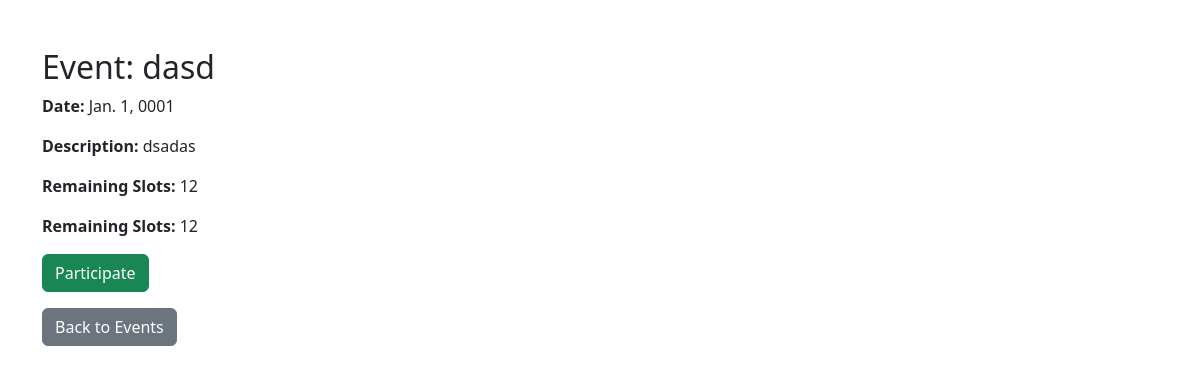
Page /events/7/ (signed in) on the committed database.
### Society/models.py (models this page shows, shortened)
class Event(models.Model):
    society = models.ForeignKey(Society, on_delete=models.CASCADE, related_name="events")
    title = models.CharField(max_length=255)
    description = models.TextField()
    date = models.DateField()
    venue = models.CharField(max_length=255)
    created_at = models.DateTimeField(auto_now_add=True)
    created_by = models.ForeignKey(CustomUser, on_delete=models.CASCADE)
    image = models.ImageField(upload_to='events/images/', blank=True, null=True)
    video = models.FileField(upload_to='events/videos/', blank=True, null=True)
    is_participating_event = models.BooleanField(default=False)
    max_participants = models.PositiveIntegerField(null=True, blank=True)
    participants = models.ManyToManyField(CustomUser, related_name="participating_events", blank=True)
    banned_participants = models.ManyToManyField(CustomUser, related_name='banned_events', blank=True)
    def remaining_slots(self):
        if self.is_participating_event:
            return self.max_participants - self.participants.count()
        return None

### Society/views.py (the view)
# urls.py: path('events/<int:event_id>/', sviews.event_detail, name='event_detail'),
@login_required
def event_detail(request, event_id):
    event = get_object_or_404(Event, id=event_id)
    user = request.user
    is_admin = event.society.admins.filter(id=user.id).exists()
    storage = get_messages(request)
    user_message = None
    for message in storage:
        if "Your participation in the event" in str(message):
            user_message = str(message)
            break
    context = {
        'event': event,
        'can_participate': event.is_participating_event and user not in event.participants.all() and not is_admin,
        'remaining_slots': event.remaining_slots(),
        'is_admin': is_admin,
        'user_message': user_message,
    }
    return render(request, 'event_detail.html', context)

### Templates/event_detail.html (shortened to what this page needs)
<!DOCTYPE html>
<html lang="en">
<head>
    <link href="https://cdn.jsdelivr.net/npm/bootstrap@5.3.0/dist/css/bootstrap.min.css" rel="stylesheet">
</head>
<body>
    <div class="container mt-5">
        <h2>Event: {{ event.title }}</h2>
        <p><strong>Date:</strong> {{ event.date }}</p>
        <p><strong>Description:</strong> {{ event.description }}</p>
        {% if event.is_participating_event %}
        <p><strong>Remaining Slots:</strong> {{ remaining_slots }}</p>
        {% endif %}
        {% if event.is_participating_event %}
    <p><strong>Remaining Slots:</strong> {{ remaining_slots }}</p>
    {% if user in event.banned_participants.all %}
    <div class="alert alert-danger">
        <strong>You have been removed from this event and cannot re-register.</strong>
    </div>
{% elif can_participate %}
    <form method="post" action="{% url 'add_participation_detail' event.id %}">
        <button type="submit" class="btn btn-success">Participate</button>
    </form>
{% elif is_admin %}
    <div class="alert alert-warning">
        <strong>Admins cannot participate in events.</strong>
    </div>
{% else %}
    <div class="alert alert-info">
        <strong>You have already registered for this event.</strong>
    </div>
{% endif %}
{% endif %}
        <a href="{% url 'upcoming_events' event.society.id %}" class="btn btn-secondary mt-3">Back to Events</a>
    </div>
</body>
</html>

### rows in the picture
Event: title "dasd", date "Jan. 1, 0001", description "dsadas"

### other values in the picture
{{ remaining_slots }} "12"
